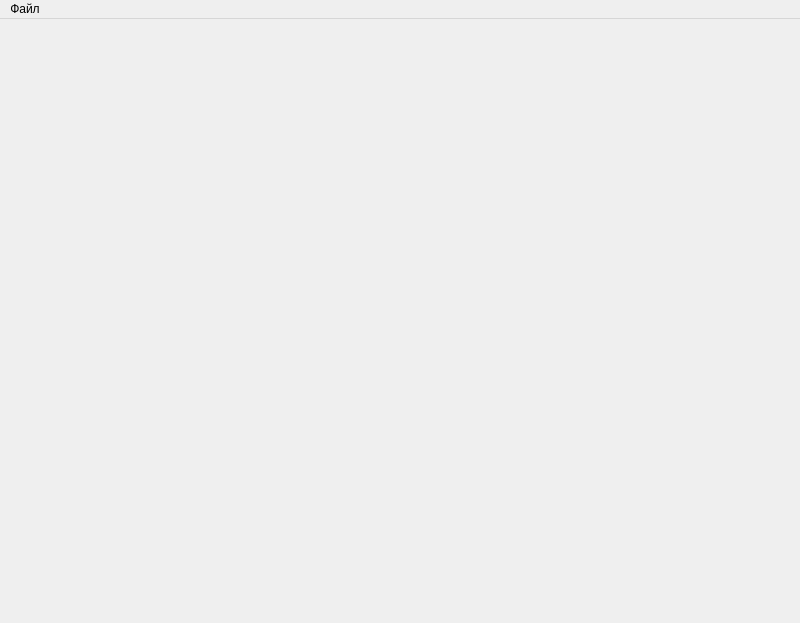
<?xml version="1.0" encoding="UTF-8"?>
<ui version="4.0">
 <class>MainWindow</class>
 <widget class="QMainWindow" name="MainWindow">
  <property name="geometry">
   <rect>
    <x>0</x>
    <y>0</y>
    <width>800</width>
    <height>623</height>
   </rect>
  </property>
  <property name="windowTitle">
   <string>Викторина 0.0.0.1</string>
  </property>
  <widget class="QWidget" name="centralwidget">
   <widget class="QWidget" name="verticalLayoutWidget">
    <property name="geometry">
     <rect>
      <x>0</x>
      <y>0</y>
      <width>801</width>
      <height>481</height>
     </rect>
    </property>
    <layout class="QVBoxLayout" name="container"/>
   </widget>
  </widget>
  <widget class="QMenuBar" name="menubar">
   <property name="geometry">
    <rect>
     <x>0</x>
     <y>0</y>
     <width>800</width>
     <height>21</height>
    </rect>
   </property>
   <widget class="QMenu" name="menu">
    <property name="title">
     <string>Файл</string>
    </property>
    <addaction name="upload_db_button"/>
    <addaction name="separator"/>
   </widget>
   <addaction name="menu"/>
  </widget>
  <action name="upload_db_button">
   <property name="text">
    <string>Определить файл с вопросами</string>
   </property>
  </action>
  <action name="action_3">
   <property name="text">
    <string>Выйти нахцй</string>
   </property>
  </action>
 </widget>
 <resources/>
 <connections/>
</ui>
